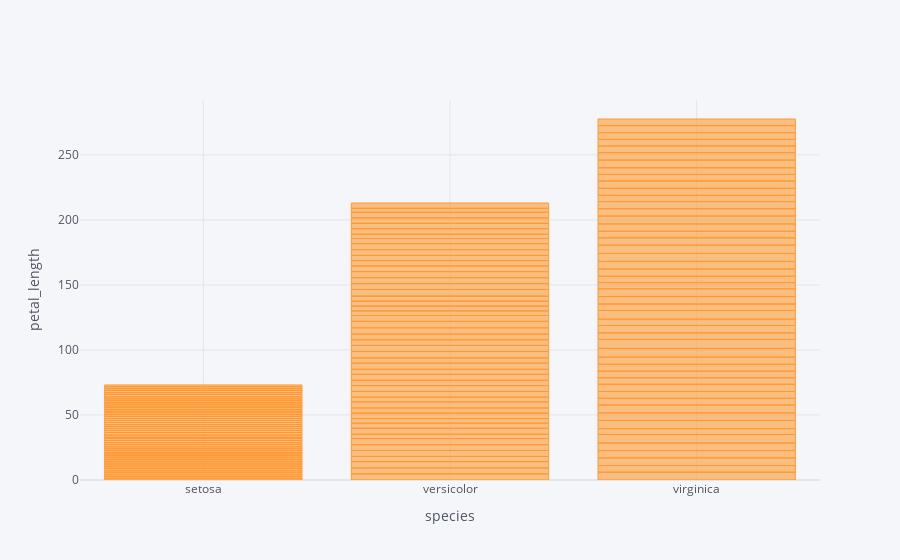

The code cell stored with this chart in its notebook:
### Code cell
iris.iplot(kind="bar", x="species", y="petal_length", xTitle="species", yTitle="petal_length")

### Figure 1 — Plotly figure (JSON) as saved in the notebook; plotly's stock layout.template omitted (floating-point values rounded to 4 significant figures; data arrays with more than 128 entries replaced by an {"elided": "..."} marker saying what was removed)
{"data": [{"marker": {"color": "rgba(255, 153, 51, 0.6)", "line": {"color": "rgba(255, 153, 51, 1.0)", "width": 1}}, "name": "petal_length", "orientation": "v", "text": "", "type": "bar", "x": {"elided": "150 str values"}, "y": {"elided": "150 float values"}}], "layout": {"legend": {"bgcolor": "#F5F6F9", "font": {"color": "#4D5663"}}, "paper_bgcolor": "#F5F6F9", "plot_bgcolor": "#F5F6F9", "title": {"font": {"color": "#4D5663"}}, "xaxis": {"gridcolor": "#E1E5ED", "showgrid": true, "tickfont": {"color": "#4D5663"}, "title": {"font": {"color": "#4D5663"}, "text": "species"}, "zerolinecolor": "#E1E5ED"}, "yaxis": {"gridcolor": "#E1E5ED", "showgrid": true, "tickfont": {"color": "#4D5663"}, "title": {"font": {"color": "#4D5663"}, "text": "petal_length"}, "zerolinecolor": "#E1E5ED"}}}
